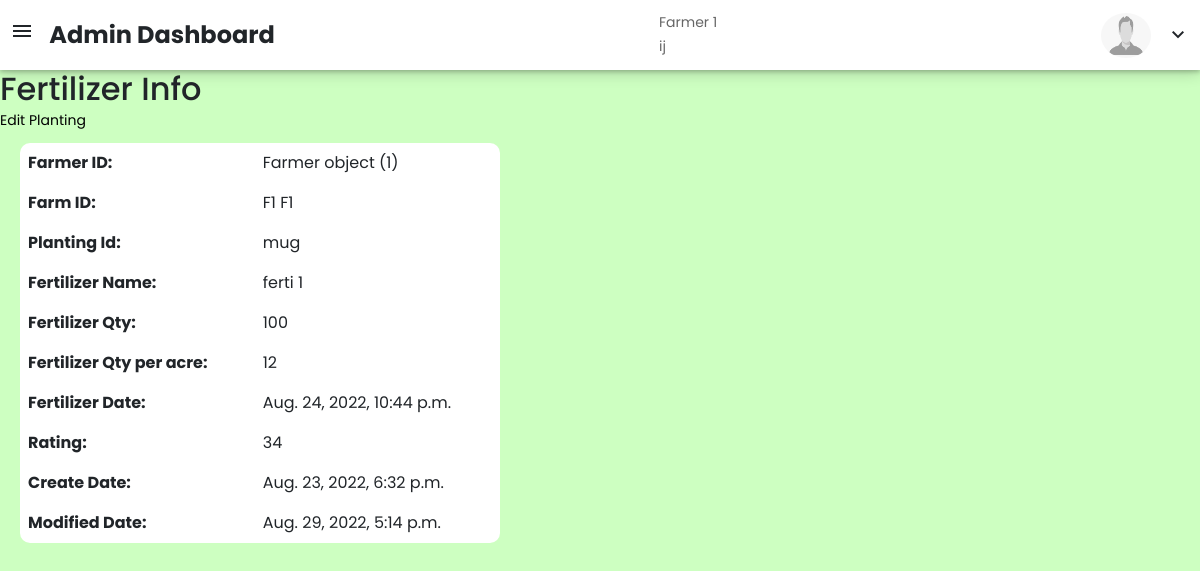
Page /fertilizer_info/fertilizer_id=1 on the committed database.
### adminaccess/models.py (models this page shows)
class Farmer(models.Model):
    name = models.CharField(max_length=50)
    phone_number = models.IntegerField()
    address = models.TextField()
    aadhar_number = models.IntegerField(blank=True, null=True)
    family_members = models.IntegerField(blank=True, null=True)
    family_occupation = models.CharField(max_length=50, blank=True, null=True)
    is_access = models.BooleanField(default=False)
    create_date = models.DateTimeField(auto_now_add=True)
    modified_date = models.DateTimeField(auto_now=True)

class Fertilizer(models.Model):
    farmer_id = models.ForeignKey(Farmer, on_delete=models.CASCADE)
    farm_id = models.ForeignKey(Farm_info, on_delete=models.CASCADE)
    planting_id = models.ForeignKey(Planting, on_delete=models.CASCADE)
    fertilizer_name = models.CharField(max_length=50)
    fertilizer_qty = models.CharField(max_length=50,blank=True, null=True)
    fertilizer_qty_per_acre = models.CharField(max_length=50,blank=True, null=True)
    fertilizer_date = models.DateTimeField(blank=True, null=True)#selection
    rating = models.IntegerField(blank=True, null=True)
    create_date = models.DateTimeField(auto_now_add=True,blank=True, null=True)
    modified_date = models.DateTimeField(auto_now=True,blank=True, null=True)

class Farm_info(models.Model):
    farmer_id = models.ForeignKey(Farmer, on_delete=models.CASCADE)
    farm_nick_name = models.CharField(max_length=50, blank=True, null=True)
    farm_space = models.IntegerField(default=0)
    geo_location = models.CharField(max_length=50, blank=True, null=True)
    farm_village = models.CharField(max_length=50, blank=True, null=True)
    khata_no = models.CharField(max_length=50, blank=True, null=True)
    who_caretaker = models.CharField(max_length=50, blank=True, null=True)
    caretaker = models.CharField(max_length=50, blank=True, null=True)
    caretaker_phone_number = models.IntegerField(blank=True, null=True)
    soil_type = models.CharField(max_length=50, blank=True, null=True)
    water_source = models.CharField(max_length=50, blank=True, null=True)
    water_type = models.CharField(max_length=50, blank=True, null=True)
    water_season = models.CharField(max_length=50, blank=True, null=True)
    create_date = models.DateTimeField(auto_now_add=True)
    modified_date = models.DateTimeField(auto_now=True)

class Planting(models.Model):
    farmer_id = models.ForeignKey(Farmer, on_delete=models.CASCADE)
    farm_id = models.ForeignKey(Farm_info, on_delete=models.CASCADE)
    planting_time = models.DateTimeField(max_length=50, blank=True, null=True)
    plant = models.CharField(max_length=50,blank=True, null=True)
    plant_type = models.CharField(max_length=50,blank=True, null=True)
    planting_area = models.CharField(max_length=50,blank=True, null=True)
    create_date = models.DateTimeField(auto_now_add=True,blank=True, null=True)
    modified_date = models.DateTimeField(auto_now=True,blank=True, null=True)

### adminaccess/views.py (the view)
# urls.py: path('fertilizer_info/fertilizer_id=<int:fertilizer_id>', views.fertilizer_info, name="fertilizer_info"),
def fertilizer_info(request, fertilizer_id):
    fertilizer = Fertilizer.objects.filter(id=fertilizer_id)[0]
    data = {
        'fertilizer':fertilizer,
        'farmer':fertilizer.farmer_id
    }
    return render(request, 'forms/fertilizer_info.html', data)

### templates/forms/fertilizer_info.html
{% extends 'dashboard/basic.html' %}
{% block body %}
{% load static %}
    <h2>Fertilizer Info</h2>
    <table class="table table-borderless table-width-40 farmer_detail">
        <a href="/fertilizer_edit/fertilizer_id={{fertilizer.id}}">Edit Planting</a>
        <tbody>
            <tr>
                <th scope="row">Farmer ID:</th>
                <td>{{fertilizer.farmer_id}}</td>
            </tr>
            <tr>
                <th scope="row">Farm ID:</th>
                <td>{{fertilizer.farm_id.farm_nick_name}}</td>
            </tr>
            <tr>
                <th scope="row">Planting Id:</th>
                <td>{{fertilizer.planting_id.plant}}</td>
            </tr>
            <tr>
                <th scope="row">Fertilizer Name:</th>
                <td>{{fertilizer.fertilizer_name}}</td>
            </tr>
            <tr>
                <th scope="row">Fertilizer Qty:</th>
                <td>{{fertilizer.fertilizer_qty}}</td>
            </tr>
            <tr>
                <th scope="row">Fertilizer Qty per acre:</th>
                <td>{{fertilizer.fertilizer_qty_per_acre}}</td>
            </tr>
            <tr>
                <th scope="row">Fertilizer Date:</th>
                <td>{{fertilizer.fertilizer_date}}</td>
            </tr>
            <tr>
                <th scope="row">Rating:</th>
                <td>{{fertilizer.rating}}</td>
            </tr>
            <tr>
                <th scope="row">Create Date:</th>
                <td>{{fertilizer.create_date}}</td>
            </tr>
            <tr>
                <th scope="row">Modified Date:</th>
                <td>{{fertilizer.modified_date}}</td>
            </tr>
        </tbody>
    </table>
{% endblock %}

### templates/dashboard/basic.html (shortened to what this page needs)
<!DOCTYPE html>
<html lang="en">
<head>
    {% load static %}
    <link href="https://cdn.jsdelivr.net/npm/bootstrap@5.1.3/dist/css/bootstrap.min.css" rel="stylesheet" />
    <link rel="stylesheet" type="text/css" href="static/fonts/font-awesome-4.7.0/css/font-awesome.min.css" />
    <link rel="stylesheet" type="text/css" href="static/vendor/animate/animate.css" />
    <link rel="stylesheet" type="text/css" href="static/vendor/css-hamburgers/hamburgers.min.css" />
    <link rel="stylesheet" type="text/css" href="static/vendor/select2/select2.min.css" />
    <link rel="stylesheet" type="text/css" href="static/css/util.css" />
    <link rel="stylesheet" type="text/css" href="static/css/main.css" />
    <link rel="stylesheet" href="{% static 'createuser.css' %}" />
    <link rel="stylesheet" href="{% static 'dot.css' %}" />
    <link rel="stylesheet" href="{% static 'rating.css' %}" />
</head>
<body>
    <nav class="navbar">
        <span class="admin_dash">
            <span id="menu_btn" class="material-symbols-outlined">menu</span> &nbsp;&nbsp;<span class="admin_dash_1">Admin Dashboard</span>
        </span>
        <div>
            {% if farmer != null %}
            <p>{{farmer.name}}</p>
            <p>{{farmer.address}}</p>
            {% endif %}
        </div>
        <div class="user_info">
            <div class="user_avtar"><img class="user_avtar_img" src="{% static 'images/DefaultProfilePicture.png' %}"
                    alt=""></div>
            <div class="user_name">{{ user.username }} &nbsp;
                <span id="hide_unhide_logout_btn" class="material-symbols-outlined">expand_more</span>
            </div>
        </div>
    </nav>
    <div id="main_content">
        {% block body %} {% endblock %}
    </div>
</body>
</html>

### static/css/main.css (style rules this page uses)
* { margin: 0px; padding: 0px; box-sizing: border-box; }
body, html { height: 100%; font-family: 'Poppins', sans-serif; }
a { font-size: 14px; line-height: 1.7; color: #666666; margin: 0px; transition: all 0.4s; -webkit-transition: all 0.4s; -o-transition: all 0.4s; -moz-transition: all 0.4s; }
h1,h2,h3,h4,h5,h6 { margin: 0px; }
p { font-size: 14px; line-height: 1.7; color: #666666; margin: 0px; }

### static/createuser.css (style rules this page uses)
body { background-color: rgb(205, 255, 193); font-family: 'Poppins', sans-serif; }
a { color: black; text-decoration: none; }
.table-width-40 { width: 40%; }
.farmer_detail { background-color: white; border-radius: 10px; margin: 10px 20px; }
.navbar { height: 70px; box-shadow: 0 2px 4px 0 rgba(0, 0, 0, 0.2), 0 3px 14px 0 rgba(0, 0, 0, 0.19); background-color: rgb(255, 255, 255); z-index: 1; position: sticky; top: 0; }
.admin_dash { margin-left: 10px; font-size: 24px; font-weight: bold; }
.user_info { float: right; display: flex; }
.user_avtar { width: 50px; height: 45px; border-radius: 50%; }
.user_avtar_img { width: 100%; height: 100%; border-radius: 50%; }
.user_name { display: flex; align-items: center; font-size: 17px; margin: 0px 10px; }

### rows in the picture
Farmer: name "Farmer 1", address "ij"
Fertilizer: farmer_id "Farmer object (1)", farm_id.farm_nick_name "F1 F1", planting_id.plant "mug", fertilizer_name "ferti 1", fertilizer_qty "100", fertilizer_qty_per_acre "12", fertilizer_date "Aug. 24, 2022, 10:44 p.m.", rating "34", create_date "Aug. 23, 2022, 6:32 p.m.", modified_date "Aug. 29, 2022, 5:14 p.m."
